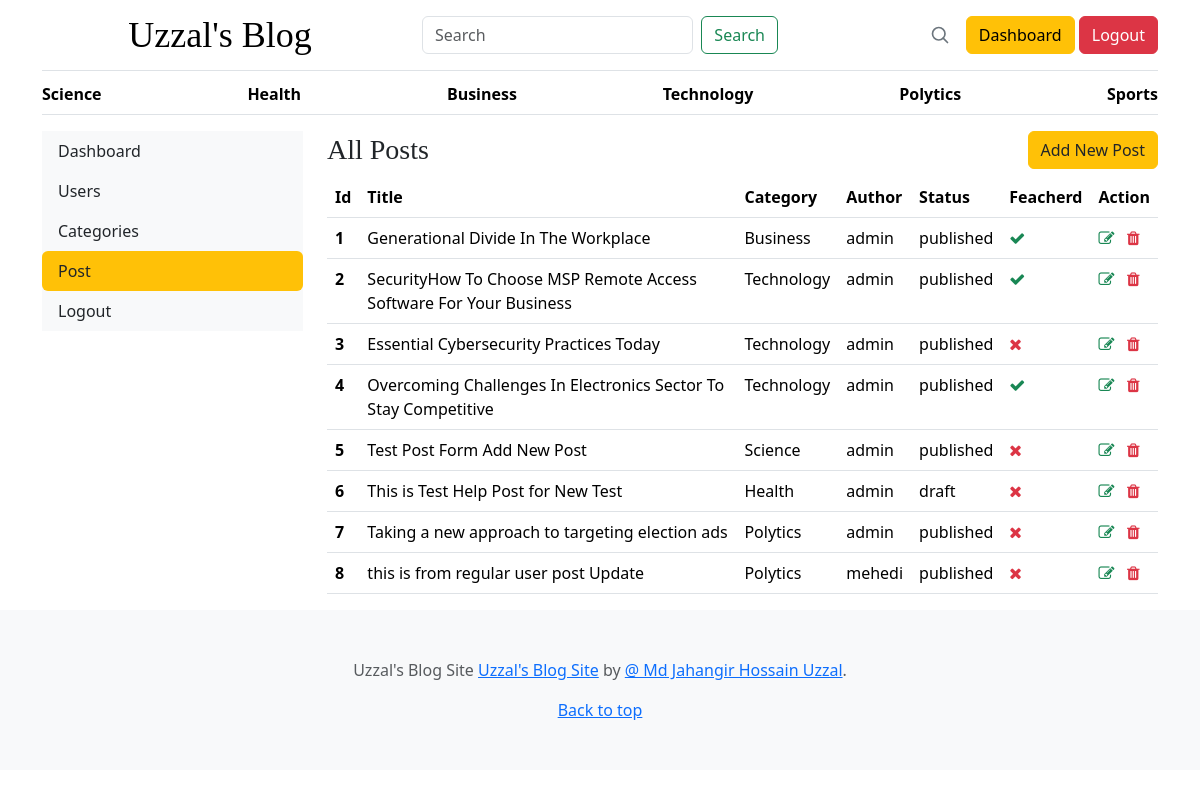
The page /dashboard/posts/ (signed in) on the database its author committed.
### blogs/models.py (models this page shows, shortened)
class Category(models.Model):
    category_name = models.CharField(max_length=50,unique=True)
    created_at = models.DateTimeField(auto_now_add=True)
    updated_at = models.DateTimeField(auto_now=True)
    class Meta:
        verbose_name_plural = 'Categories'
    def __str__(self):
        return self.category_name

class Blogs(models.Model):
    title = models.CharField(max_length=100, unique=True)
    slug = models.SlugField(unique=True, blank=True)
    category = models.ForeignKey(Category, on_delete=models.CASCADE)
    author = models.ForeignKey(User, on_delete=models.CASCADE)
    blog_image = models.ImageField(upload_to='uploads/%y/%m/%d')
    short_description = models.TextField(max_length=1000)
    blog_body = models.TextField(max_length=3000)
    status = models.CharField(max_length=100,choices= STATUS_CHOICE,default='draft')
    is_feacherd = models.BooleanField(default=False)
    created_at = models.DateTimeField(auto_now_add=True)
    updated_at = models.DateTimeField(auto_now=True)
    class Meta:
        verbose_name_plural = 'Blogs'

### dashboards/views.py (the view)
# urls.py: path('posts/', views.posts, name='posts'),
@login_required(login_url='login')
def posts(request):
    if request.user.is_superuser:
        posts = Blogs.objects.all()
    else:
        posts = Blogs.objects.filter(author=request.user)
    context = {
        'posts': posts
    }
    return render(request, 'dashboard/posts.html', context)

### blogs/context_processors.py (called while the page is built)
def get_categories(request):
    categories = Category.objects.all()
    return dict(categories = categories)

### templates/dashboard/posts.html (shortened to what this page needs)
{% extends "../base/base.html" %}
{% block content %}
<div class="container">
    <div class="row">
        {% include "./leftsidebar.html" %}
        <div class="col-md-9">
            <div class="d-flex justify-content-between align-items-center mb-2">
                <h3 class="mb-0">All Posts</h3>
                <a href="{% url 'add_posts' %}" class="btn btn-warning text-dark">Add New Post</a>
            </div>
            <table class="table table-hover">
                <thead>
                  <tr>
                    <th>Id</th>
                    <th>Title</th>
                    <th>Category</th>
                    <th>Author</th>
                    <th>Status</th>
                    <th>Feacherd</th>
                    <th>Action</th>
                  </tr>
                </thead>
                <tbody>
                    {% for post in posts %}
                  <tr>
                    <th scope="row">{{forloop.counter}}</th>
                    <td>{{post.title}}</td>
                    <td>{{post.category}}</td>
                    <td>{{post.author}}</td>
                    <td>{{post.status}}</td>
                    <td>{% if post.is_feacherd %} <i class="fa fa-check text-success"></i> {% else %} <i class="fa fa-times text-danger"> {% endif %}</td>
                    <td>
                        <a href="{% url 'edit_posts' post.id %}"><i class="fa fa-edit text-success"></i></a>&nbsp;&nbsp;
                        <a href="{% url 'delete_posts' post.id %}"><i class="fa fa-trash text-danger"></i></a>
                    </td>
                  </tr>
                  {% endfor %}
                </tbody>
              </table>
        </div>
    </div>
</div>
{% endblock %}

### templates/base/header.html (shortened to what this page needs)
{% load static %}
<!doctype html>
<html lang="en" data-bs-theme="auto">
  <head><script src="../assets/js/color-modes.js"></script>
    <link rel="stylesheet" href="https://cdnjs.cloudflare.com/ajax/libs/font-awesome/4.7.0/css/font-awesome.min.css">
    <link rel="stylesheet" href="https://cdn.jsdelivr.net/npm/@docsearch/css@3">
<link href="{% static '/assets/dist/css/bootstrap.min.css' %}" rel="stylesheet">
<link rel="stylesheet" href="{% static 'css/styles.css' %}">
    <link href="{% static 'css/blog.css' %}" rel="stylesheet">
  </head>
  <body>
<div class="container">
  <header class="border-bottom lh-1 py-3">
    <div class="row flex-nowrap justify-content-between align-items-center">
      <div class="col-4 text-center">
        <a class="blog-header-logo text-body-emphasis text-decoration-none" href="{% url 'home' %}">Uzzal's Blog</a>
      </div>
      <div class="div col-4">
        <form class="form-inline d-flex" action="{% url 'search' %}" method ="GET">
          <input class="form-control me-2" type="search" placeholder="Search" aria-label="Search" name="keyword">
          <button class="btn btn-outline-success" type="submit">Search</button>
      </form>
      </div>
      <div class="col-4 d-flex justify-content-end align-items-center">
        <a class="link-secondary" href="#" aria-label="Search">
          <svg xmlns="http://www.w3.org/2000/svg" width="20" height="20" fill="none" stroke="currentColor" stroke-linecap="round" stroke-linejoin="round" stroke-width="2" class="mx-3" role="img" viewBox="0 0 24 24"><title>Search</title><circle cx="10.5" cy="10.5" r="7.5"/><path d="M21 21l-5.2-5.2"/></svg>
        </a>
        <div>
          {% if not user.is_authenticated %}
        <a class="btn btn-sm btn-outline-primary btn-success text-light " href="{% url 'login' %}">Login</a>
        <a class="btn btn-sm btn-outline-secondary btn-warning text-light" href="{% url 'register' %}">Sign up</a>
        {% else %}
        <span><a href="{% url 'dashboard' %}" class="btn btn-warning">Dashboard</a></span>
        <span><a href="{% url 'logout' %}"class="btn btn-danger">Logout</a></span>
        {% endif %}
      </div>
      </div>
    </div>
  </header>
  <div class="nav-scroller py-1 mb-3 border-bottom">
    <nav class="nav nav-underline justify-content-between">
      {% for cat in categories %}
      <a class="nav-item nav-link link-body-emphasis active" href="{% url 'posts_by_category' cat.id %}">{{ cat.category_name }}</a>
      {% endfor %}
    </nav>
  </div>
</div>

### static/css/styles.css (style rules this page uses)
.nav-scroller { position: relative; z-index: 2; height: 2.75rem; overflow-y: hidden; }
.nav-scroller .nav { display: flex; flex-wrap: nowrap; padding-bottom: 1rem; margin-top: -1px; overflow-x: auto; text-align: center; white-space: nowrap; -webkit-overflow-scrolling: touch; }

### static/css/blog.css (style rules this page uses)
.blog-header-logo { font-family: "Playfair Display", Georgia, "Times New Roman", serif; font-size: 2.25rem; }
h1, h2, h3, h4, h5, h6 { font-family: "Playfair Display", Georgia, "Times New Roman", serif; }

### rows shown on the page
Category: category_name "Science"
Category: category_name "Health"
Category: category_name "Business"
Category: category_name "Technology"
Category: category_name "Polytics"
Category: category_name "Sports"
Blogs: title "Generational Divide In The Workplace", category "Business", author "admin", status "published", is_feacherd True (drawn)
Blogs: title "SecurityHow To Choose MSP Remote Access Software For Your Business", category "Technology", author "admin", status "published", is_feacherd True (drawn)
Blogs: title "Essential Cybersecurity Practices Today", category "Technology", author "admin", status "published", is_feacherd False (drawn)
Blogs: title "Overcoming Challenges In Electronics Sector To Stay Competitive", category "Technology", author "admin", status "published", is_feacherd True (drawn)
Blogs: title "Test Post Form Add New Post", category "Science", author "admin", status "published", is_feacherd False (drawn)
Blogs: title "This is Test Help Post for New Test", category "Health", author "admin", status "draft", is_feacherd False (drawn)
Blogs: title "Taking a new approach to targeting election ads", category "Polytics", author "admin", status "published", is_feacherd False (drawn)
Blogs: title "this is from regular user post Update", category "Polytics", author "mehedi", status "published", is_feacherd False (drawn)
